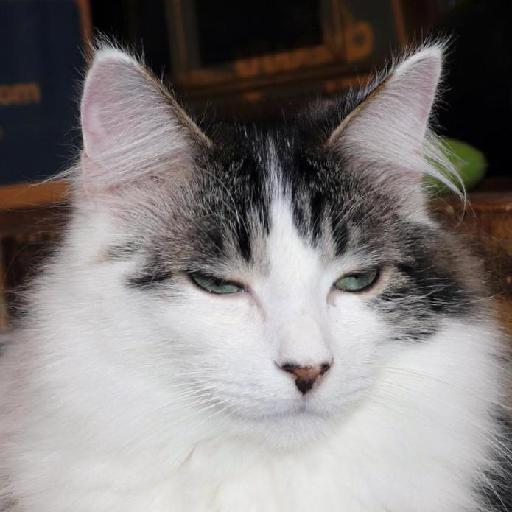
#> input picture cats/flickr_cat_000029.jpg, 512 x 512 px; its folder holds only this picture in this run
$ jupyter execute --allow-errors Lab.ipynb   (older library calls are emulated)
#> lines starting #> are read from the running program, lines starting #| are printed output that depends on the picture
<a href="https://colab.research.google.com/github/n-wes/churn_modeling/blob/master/Lab.ipynb" target="_parent"></a>

# Lab 2: Exploring Image Data #

# 1 Business Understanding

## 1.1 Background

Facial recognition is used in a variety of ways within the tech industry. One example is Facebook's automatic tagging. When a user posts a picture of themselves and their friends, Facebook will look at the picture and tag any of the user's friends with their profile. No longer do users have to manually tag their friends on posts. Another use of facial recognition is identifying endangered species in the wild to protect them. With a collection of well-positioned cameras, park rangers and researchers are able to easily monitor wildlife remotely, and the use of facial recognition software allows them to automatically track the locations of endangered species as well as poachers. The popular use of facial modifications through the use of filters such as those found in the popular mobile application *SnapChat* demonstrate that this technology is a useful tool in social media and entertainment industry, as well.

Creating classification models for animal breeds provide a variety of uses. According to the American Humane Society, 10 million household pets are lost every year in the United States. Only a fraction of those pets end up in animal shelters, and many of them won't ever be reunited with their owners. Animal facial recognition technology can help pet owners find their lost pets in conjunction with the numerous public-facing cameras in city streets. Self-driving cars also greatly leverage the use of computer vision technology. Although car manufacturers are more concerened about human lives, animal-related car accidents and fatalities are not uncommon. Being able to identify a large moose on snowy Canadian roads could prevent major car accidents, and the ability to recognize a cat or dog on a road can prevent the loss of someone's pet. The usage of image recognition software is wide-ranging, but we know it is incredibly useful in today's world.

https://americanhumane.org/blog/every-day-is-tag-day-is-your-pet-protected/#:~:text=Each%20year%2C%20approximately%2010%20million,in%20the%20nation's%20animal%20shelters.

https://www.nathab.com/blog/self-driving-vehicles-could-save-animal-lives

## 1.2 Value Proposition

The cat and dog faces dataset is a subset of Cornell University's STARGan v2 dataset of high quality animal faces. These images are useful for solving image-to-image translation problems, where the goal is to learn the mapping between an input image and an output image. A practical application for this would be the use of computer-generated imagery in films and image-editing. Creating software that provides high qualilty, accurate, and fast image-to-image translation using these images can provide great value to the entertainment and other industries.

For our purpose, we are concerned with classifying these images and creating accurate captions. By generating accurate descriptions for these images as either cat or dog, we can help create better tools for animal shelters and wildlife protection organizations for in-depth animal identification tasks.

https://github.com/clovaai/stargan-v2

## 1.3 Measure of Success

Since there exists two different classes in our animal dataset, cat or dog, we expect our predictions to yield a nearly 100% success rate given inputs with the same quality of those within our dataset. The original purpose of the dataset was not image classification so we cannot create a measure of success based on a measure stated within the associated paper. But, as the classification task associated with the dataset will be binary, the classification must, at minimum, be better than coin flips yielding 50% accuracy.

[cell 1]
from typing import *
import cv2 # pip install opencv-python
import os
import glob

def get_list_of_imgs(folder_path: str) -> List:
#> called with folder_path = './cats'
    data_path = os.path.join(folder_path,'*g')
    files = glob.glob(data_path)
    list_of_imgs = []
    for f1 in files:
        img = cv2.imread(f1)
#> img is the input picture: shape (512, 512, 3); mean B, G, R 125, 125.7, 130.4
        img_resized = cv2.resize(img, dsize = (128, 128), interpolation = cv2.INTER_CUBIC)
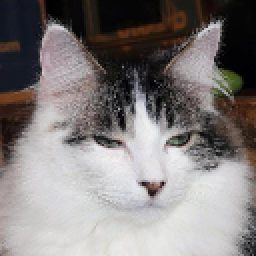
#> img_resized: shape (128, 128, 3) (shown 2 times larger); mean B, G, R 125, 125.7, 130.4
        # img_resized = cv2.resize(img, dsize = (128, 128))
        list_of_imgs.append(img_resized)
    return list_of_imgs

list_of_cat_imgs = get_list_of_imgs('./cats')
#> list_of_cat_imgs = 1 item
list_of_dog_imgs = get_list_of_imgs('./dogs')

print(f'Loaded {len(list_of_cat_imgs)} cat images')
#| Loaded 1 cat images
print(f'Loaded {len(list_of_cat_imgs)} dog images')
#| Loaded 1 dog images

[cell 2]
import numpy as np

def list_to_numpy_array(img):
    return np.asarray(img, dtype=np.float32)

def grayscale(img):
    return np.dot(img[...,:3], [0.299, 0.587, 0.144])
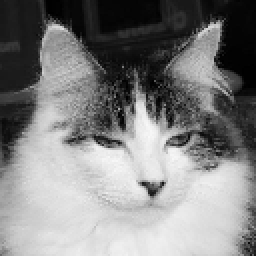
#> returned value: shape (128, 128) float64 (shown 2 times larger); min 0, max 248.7, mean 129.9

def grayscale_imgs(list_of_imgs):
    return list_to_numpy_array([grayscale(img) for img in list_of_imgs])

np_cat = grayscale_imgs(list_of_cat_imgs)
np_dog = grayscale_imgs(list_of_dog_imgs)

[cell 3]
def get_height(img):
    return len(img)

def get_width(img):
    return len(img[0])

def check_all_imgs_same_dimensions(imgs, animal_type):
#> called with imgs = array of shape (1, 128, 128), animal_type = 'cat'
    h = get_height(imgs[0])
#> h = 128
    w = get_width(imgs[0])
#> w = 128
    h_set = set()
    w_set = set()
    for img in imgs:
        h_set.add(get_height(img))
        w_set.add(get_width(img))
#> this loop made 1 pass
#> after the loop, h_set = 1 item; w_set = 1 item
    all_heights_are_equal = len(h_set) == 1
#> all_heights_are_equal = True
    all_widths_are_equal = len(w_set) == 1
#> all_widths_are_equal = True
    all_same_dimensions = all_heights_are_equal and all_widths_are_equal
#> all_same_dimensions = True
    if all_heights_are_equal and all_widths_are_equal:
      print(f'All {animal_type} images have same width and height ({w} x {h})')
#| All cat images have same width and height (128 x 128)
    else:
      print(f'All {animal_type} images DO NOT have same width and height ({w} x {h})')

check_all_imgs_same_dimensions(np_cat, 'cat')
#> (the rest of this cell did not finish here and is left out)


[cell 4]
import matplotlib.pyplot as plt

def plot_gallery(images, title = '', n_row = 3, n_col = 6):
#> called with images = array of shape (1, 128, 128), title = 'Gallery of Cats', n_row = 3, n_col = 6
    plt.figure(figsize=(1.7 * n_col, 2.3 * n_row))
    plt.subplots_adjust(bottom=0, left=.01, right=.99, top=.90, hspace=.35)
    if len(title):
        print(title)
    for i in range(n_row * n_col):
        plt.subplot(n_row, n_col, i + 1)
        plt.imshow(images[i], cmap=plt.cm.gray)
        plt.xticks(())
        plt.yticks(())

#> (a cell that did not finish here is left out)

#> (a cell that did not finish here is left out)

[cell 7]
def sobel(img):
    def convolve(conv_filter, img, i, j):
        return np.sum(np.multiply(conv_filter, img[i : i + 3, j : j + 3]))
    img = img.copy()
    filter_x = np.array([[1.0, 0.0, -1.0], [2.0, 0.0, -2.0], [1.0 , 0.0 , -1.0]])
    filter_y = np.array([[1.0, 2.0, 1.0 ], [0.0, 0.0, 0.0 ], [-1.0, -2.0, -1.0]])
    [rows, columns] = np.shape(img)
#> rows = 128; columns = 128
    filtered_img = np.zeros(shape=(rows, columns))
    for i in range(rows - 2):
        for j in range(columns - 2):
            gradient_x = convolve(filter_x, img, i, j)
            gradient_y = convolve(filter_y, img, i, j)
            filtered_img[i + 1, j + 1] = np.sqrt(gradient_x ** 2 + gradient_y ** 2)
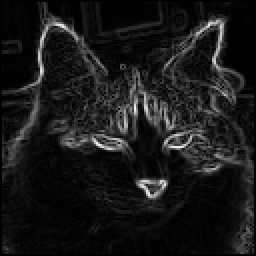
#> filtered_img: shape (128, 128) float64 (shown 2 times larger); min 0, max 745.2, mean 72.9; drawn with min black and max white
    return filtered_img

def show(img, title = ''):
    plt.imshow(img, cmap='gray')
    if len(title): plt.title(title)
    plt.xticks(())
    plt.yticks(())
    plt.show()

# [4 lines of commented-out code are left out]

[cell 8]
def gaussian_blur(img):
    def gaussian_filter(img, r, c):
        kernel = 1 / 273 * np.array([[1,  4,  7,  4, 1],
                                     [4, 16, 26, 16, 4],
                                     [7, 26, 41, 26, 7],
                                     [4, 16, 26, 16, 4],
                                     [1,  4,  7,  4, 1]])
        tot = 0
        for i in range(r - 2, r + 3):
            for j in range(c - 2, c + 3):
                tot += kernel[i - r + 2][j - c + 2] * img[i][j]
        return tot
    img = img.copy()
    blurred = img
    tot = 0
    for i in range(2, img.shape[0] - 2):
        for j in range(2, img.shape[1] - 2):
            tot = gaussian_filter(img, i, j)
            blurred[i][j] = tot
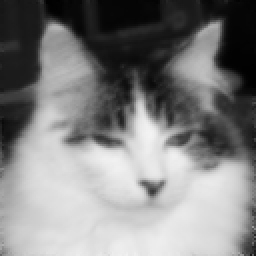
#> blurred: shape (128, 128) float32 (shown 2 times larger); min 0.598, max 243.2, mean 129.9
    return blurred

[cell 9]
img1 = np_cat[0]
sobeled_only = sobel(img1)

img2 = np_cat[0]
blurred = gaussian_blur(img2)
burred_then_sobeled = sobel(blurred)
#> after the loop in sobel (call 2), `for i in range(rows - 2):`:
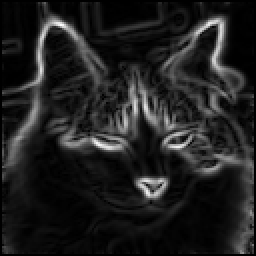
#> filtered_img: shape (128, 128) float64 (shown 2 times larger); min 0, max 413.1, mean 52.3; drawn with min black and max white

def show_side_by_side(img1, img2, title1 = '', title2 = ''):
    plt.figure(figsize=(8, 8))
    plt.subplots_adjust(bottom=0, left=.01, right=.99, top=.90, hspace=.35)

    plt.subplot(1, 2, 1)
    plt.imshow(img1, cmap=plt.cm.gray)
    if len(title1): plt.title(title1)
    plt.xticks(())
    plt.yticks(())

    plt.subplot(1, 2, 2)
    plt.imshow(img2, cmap=plt.cm.gray)
    if len(title2): plt.title(title2)
    plt.xticks(())
    plt.yticks(())

show_side_by_side(sobeled_only, burred_then_sobeled, 'Sobel Only', 'Gaussian Blur then Sobel')

$ run again, on cats/flickr_cat_000271.jpg
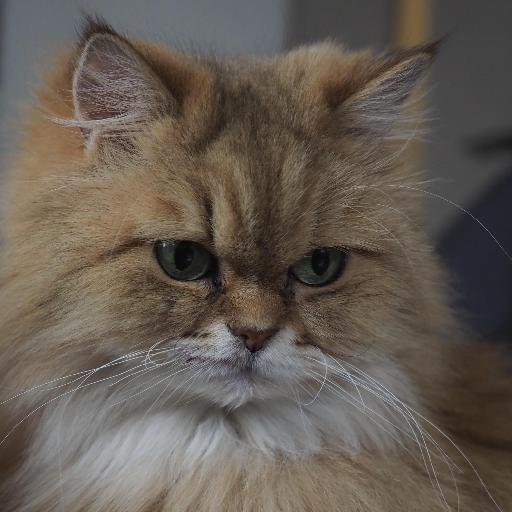
#> input picture cats/flickr_cat_000271.jpg, 512 x 512 px
#> in get_list_of_imgs, img is the input picture: shape (512, 512, 3); mean B, G, R 82.9, 91.7, 100.4
#> list_of_cat_imgs = 1 item
#| Loaded 1 cat images
#| Loaded 1 dog images
#> in grayscale, `return np.dot(img[...,:3], [0.299, 0.587, 0.144])`:
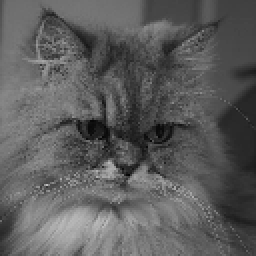
#> returned value: shape (128, 128) float64 (shown 2 times larger); min 3.96, max 192, mean 93
#> h = 128
#> the loop in check_all_imgs_same_dimensions, `for img in imgs:` made 1 pass
#> after the loop in check_all_imgs_same_dimensions, `for img in imgs:`: h_set = 1 item
#> all_heights_are_equal = True
#| All cat images have same width and height (128 x 128)
#> after the loop in sobel (call 2), `for i in range(rows - 2):`:
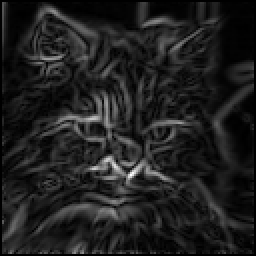
#> filtered_img: shape (128, 128) float64 (shown 2 times larger); min 0, max 274.9, mean 34.3; drawn with min black and max white

$ run again, on cats/flickr_cat_000284.jpg
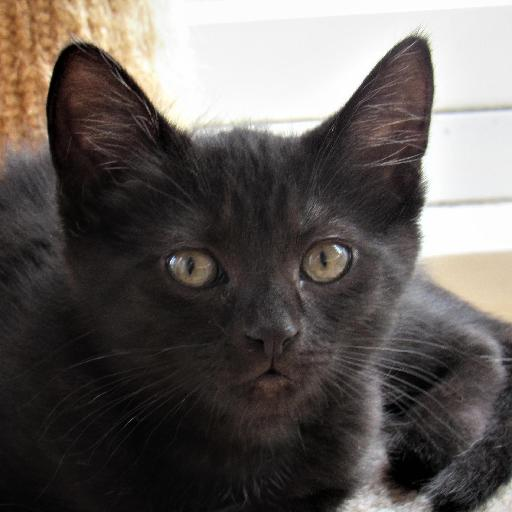
#> input picture cats/flickr_cat_000284.jpg, 512 x 512 px
#> in get_list_of_imgs, img is the input picture: shape (512, 512, 3); mean B, G, R 89.1, 92.3, 98
#> list_of_cat_imgs = 1 item
#| Loaded 1 cat images
#| Loaded 1 dog images
#> in grayscale, `return np.dot(img[...,:3], [0.299, 0.587, 0.144])`:
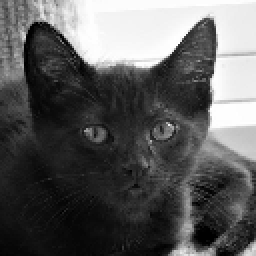
#> returned value: shape (128, 128) float64 (shown 2 times larger); min 0, max 262.6, mean 94.9; drawn with min black and max white
#> h = 128
#> the loop in check_all_imgs_same_dimensions, `for img in imgs:` made 1 pass
#> after the loop in check_all_imgs_same_dimensions, `for img in imgs:`: h_set = 1 item
#> all_heights_are_equal = True
#| All cat images have same width and height (128 x 128)
#> after the loop in sobel (call 2), `for i in range(rows - 2):`:
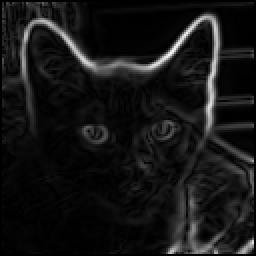
#> filtered_img: shape (128, 128) float64 (shown 2 times larger); min 0, max 582.8, mean 49; drawn with min black and max white

$ run again, on cats/flickr_cat_000327.jpg
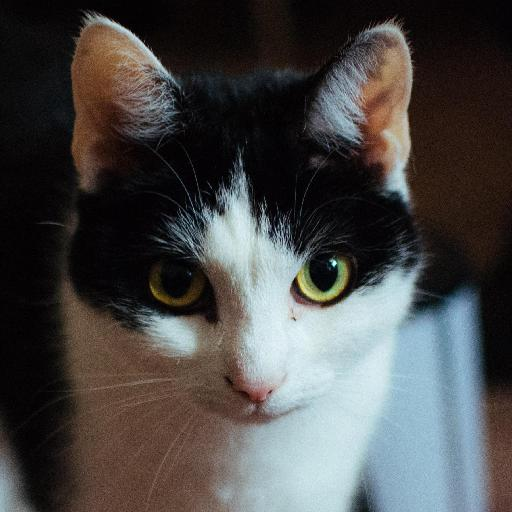
#> input picture cats/flickr_cat_000327.jpg, 512 x 512 px
#> in get_list_of_imgs, img is the input picture: shape (512, 512, 3); mean B, G, R 71.3, 72, 73.1
#> list_of_cat_imgs = 1 item
#| Loaded 1 cat images
#| Loaded 1 dog images
#> in grayscale, `return np.dot(img[...,:3], [0.299, 0.587, 0.144])`:
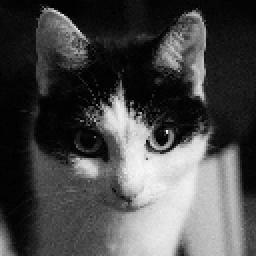
#> returned value: shape (128, 128) float64 (shown 2 times larger); min 0, max 255.9, mean 74.1; drawn with min black and max white
#> h = 128
#> the loop in check_all_imgs_same_dimensions, `for img in imgs:` made 1 pass
#> after the loop in check_all_imgs_same_dimensions, `for img in imgs:`: h_set = 1 item
#> all_heights_are_equal = True
#| All cat images have same width and height (128 x 128)
#> after the loop in sobel (call 2), `for i in range(rows - 2):`:
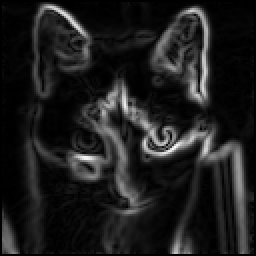
#> filtered_img: shape (128, 128) float64 (shown 2 times larger); min 0, max 444.8, mean 52.6; drawn with min black and max white
